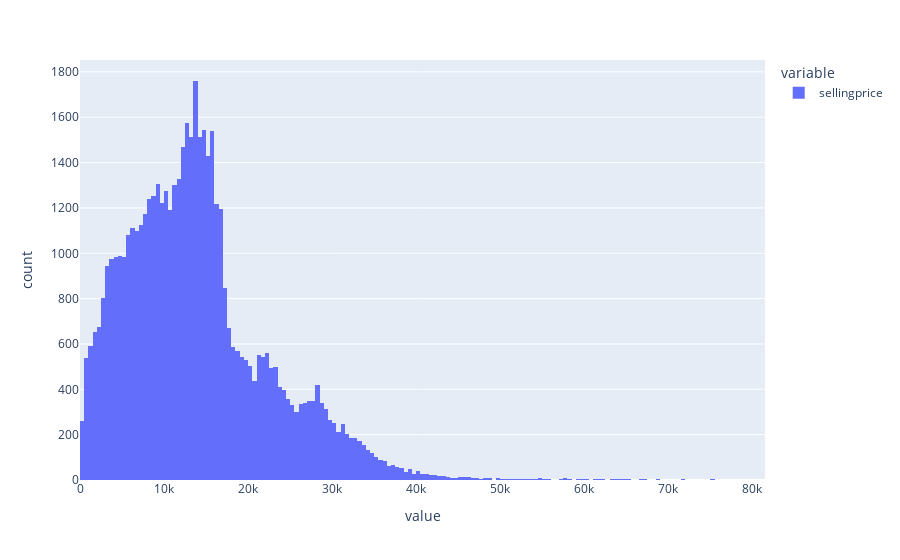

The cell this chart's notebook holds for it:
### Code cell
fig = px.histogram(toyota_df[['sellingprice']])
fig.show()

### Figure 1 — Plotly figure (JSON) as saved in the notebook; plotly's stock layout.template omitted (floating-point values rounded to 4 significant figures; data arrays with more than 128 entries replaced by an {"elided": "..."} marker saying what was removed)
{"data": [{"bingroup": "x", "hovertemplate": "variable=sellingprice<br>value=%{x}<br>count=%{y}<extra></extra>", "legendgroup": "sellingprice", "marker": {"color": "#636efa", "pattern": {"shape": ""}}, "name": "sellingprice", "orientation": "v", "showlegend": true, "type": "histogram", "x": {"elided": "53632 float values"}, "xaxis": "x", "yaxis": "y"}], "layout": {"barmode": "relative", "legend": {"title": {"text": "variable"}, "tracegroupgap": 0}, "margin": {"t": 60}, "xaxis": {"anchor": "y", "domain": [0, 1], "title": {"text": "value"}}, "yaxis": {"anchor": "x", "domain": [0, 1], "title": {"text": "count"}}}}
